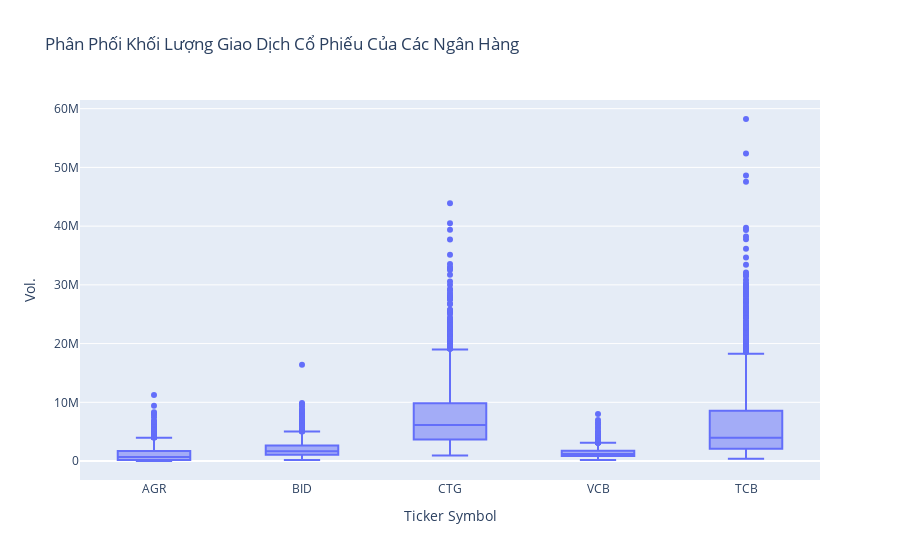

The notebook cell this image was saved under:
### Markdown cell above
#### **Nhận xét:**
Biểu đồ này cung cấp cái nhìn tổng quan về mức độ biến động và phân phối giá cổ phiếu của các ngân hàng, giúp nhà đầu tư có cái nhìn rõ ràng hơn về rủi ro và cơ hội khi đầu tư vào các mã cổ phiếu này.

1. AGR (Agribank)
- Giá cổ phiếu của AGR có phân phối hẹp, cho thấy ít biến động.
- Giá trị trung vị (median) của AGR thấp, nằm gần đáy của hộp.
2. BID (BIDV)
- Giá cổ phiếu của BID có phạm vi phân phối rộng hơn so với AGR, cho thấy biến động lớn hơn.
- Giá trị trung vị của BID nằm ở gần đáy hộp.
3. CTG (VietinBank)
- Giá cổ phiếu của CTG có phân phối hẹp hơn, tương tự như AGR, nhưng trung vị cao hơn một chút.
- Giá trị trung vị của CTG khá cao, nằm ở phía trên của hộp, cho thấy phần lớn giá cổ phiếu nằm trong khoảng giá cao.
4. VCB (Vietcombank)
- Giá cổ phiếu của VCB có phân phối rộng nhất trong số các cổ phiếu được so sánh, cho thấy mức độ biến động lớn.
- Giá trị trung vị của VCB khá cao, nằm ở phía trên của hộp, cho thấy phần lớn giá cổ phiếu nằm trong khoảng giá cao.
5. TCB (Techcombank)
- Giá cổ phiếu của TCB có phạm vi phân phối trung bình.
- Giá trị trung vị của TCB thấp, nằm gần đáy hộp.

**Kết luận chung:**
- VCB có biến động giá cổ phiếu lớn nhất và giá trị trung vị cao nhất, cho thấy mức độ dao động lớn và giá cổ phiếu cao hơn so với các ngân hàng khác.
- AGR và CTG có phạm vi giá cổ phiếu hẹp hơn, cho thấy sự ổn định hơn trong giá cổ phiếu của họ.
- BID và TCB có mức độ biến động giá cổ phiếu trung bình, với BID có giá trị trung vị cao hơn TCB.

### Code cell
# Biểu đồ hộp khối lượng giao dịch
fig = px.box(data, x='Ticker Symbol', y='Vol.', title='Phân Phối Khối Lượng Giao Dịch Cổ Phiếu Của Các Ngân Hàng')
fig.show()

### Figure 1 — Plotly figure (JSON) as saved in the notebook; plotly's stock layout.template omitted (floating-point values rounded to 4 significant figures; data arrays with more than 128 entries replaced by an {"elided": "..."} marker saying what was removed)
{"data": [{"alignmentgroup": "True", "hovertemplate": "Ticker Symbol=%{x}<br>Vol.=%{y}<extra></extra>", "legendgroup": "", "marker": {"color": "#636efa"}, "name": "", "notched": false, "offsetgroup": "", "orientation": "v", "showlegend": false, "type": "box", "x": {"elided": "7445 str values"}, "x0": " ", "xaxis": "x", "y": {"elided": "7445 float values"}, "y0": " ", "yaxis": "y"}], "layout": {"boxmode": "group", "legend": {"tracegroupgap": 0}, "title": {"text": "Phân Phối Khối Lượng Giao Dịch Cổ Phiếu Của Các Ngân Hàng"}, "xaxis": {"anchor": "y", "domain": [0, 1], "title": {"text": "Ticker Symbol"}}, "yaxis": {"anchor": "x", "domain": [0, 1], "title": {"text": "Vol."}}}}
